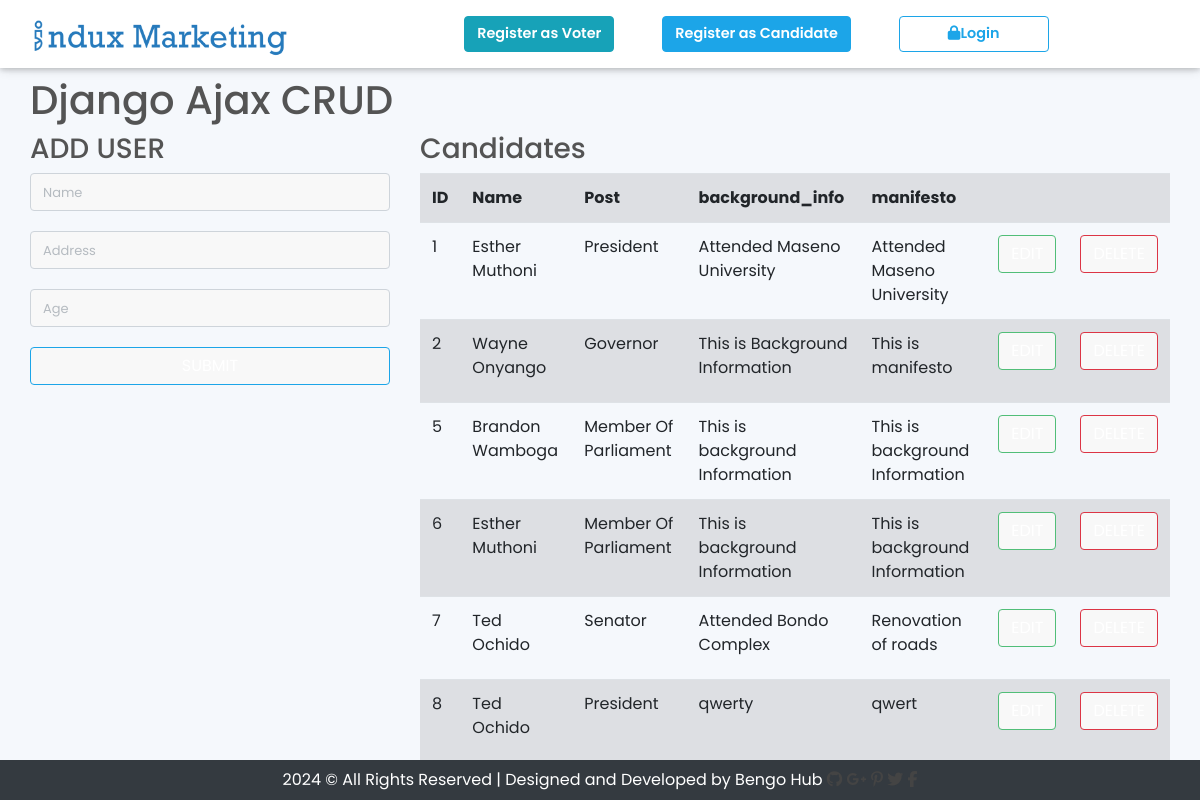
/crud/, run on an earlier commit of the app's database.
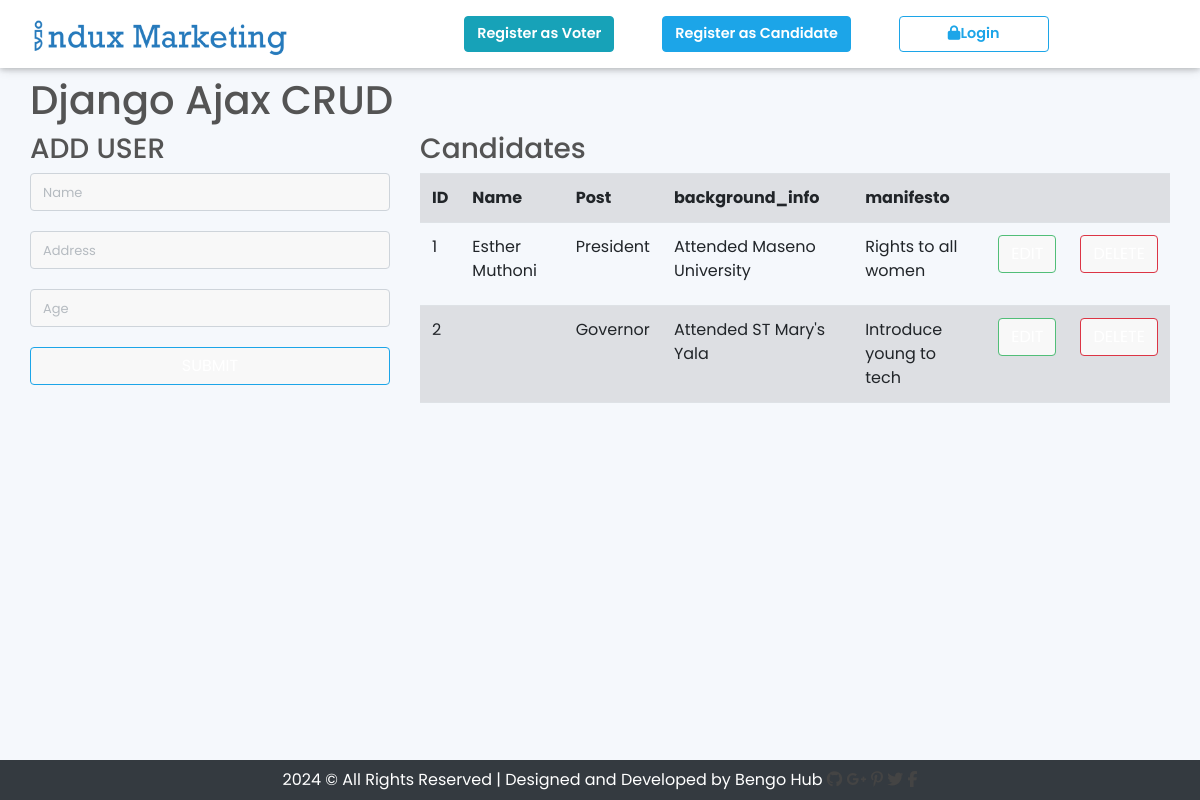
And on a later commit of the database.
### Accounts/models.py (models this page shows, shortened)
class Candidate(models.Model):
    user = models.ForeignKey(User, on_delete = models.CASCADE)
    post = models.ForeignKey("Post", on_delete=models.CASCADE, related_name="candidates")
    background_info = models.TextField()
    manifesto = models.TextField()
    photo = models.ImageField(upload_to = "Candidate/photo", null=True, blank=True)
    votes = models.ManyToManyField("Vote", blank=True)

class Post(models.Model):
    POST_CHOICES = (
        ("P", "President"),
        ("G", "Governor"),
        ("S", "Senator"),
        ("MP", "Member Of Parliament"),
    )
    title = models.CharField(max_length=100,choices=POST_CHOICES,verbose_name=('Post Vieing For:'),help_text='Select post')
    def __str__(self):
        return self.get_title_display()

### Accounts/views.py (the view)
# urls.py: path('crud/', CrudView.as_view(), name='crud_ajax'),
class CrudView(TemplateView):
    template_name = 'accounts/ajx.html'
    def get_context_data(self, **kwargs):
        context = super().get_context_data(**kwargs)
        context['users'] = Candidate.objects.all()
        return context

### Accounts/templates/accounts/ajx.html (shortened to what this page needs)
{% extends 'core/base.html' %}
{% load static %}
{% block content %}
<div class="container">
    <h1>Django Ajax CRUD</h1>
    <div class="row">
      <div class="col-md-4 ">
        <h3>ADD USER</h3>
        <form id="addUser" action="">
          <div class="form-group">
            <input class="form-control" type="text" name="name" placeholder="Name" required>
          </div>
          <div class="form-group">
            <input class="form-control" type="text" name="address" placeholder="Address" required>
          </div>
          <div class="form-group">
            <input class="form-control" type="number" name="age" min="10" max="100" placeholder="Age" required>
          </div>
          <button class="btn btn-primary form-control" type="submit">SUBMIT</button>
        </form>
      </div>
      <div class="col-md-8">
        <h3>Candidates</h3>
        <table id="userTable" class="table table-striped">
          <tr>
            <th>ID</th>
            <th>Name</th>
            <th>Post</th>
            <th>background_info</th>
            <th colspan="3">manifesto</th>
          </tr>
          {% for user in users %}
          <tr id="user-{{user.id}}">
              <td class="userName userData" name="name">{{user.id}}</td>
              <td class="userName userData" name="name">{{user.user.first_name}} {{user.user.last_name}}</td>
              <td class="userAddress userData" name="address">{{user.post}}</td>
              <td class="userAge userData" name="age">{{user.background_info}}</td>
              <td class="userAge userData" name="age">{{user.manifesto}}</td>
              <td align="center">
                  <button class="btn btn-success form-control" onClick="editUser({{user.id}})" data-toggle="modal" data-target="#myModal")">EDIT</button>
              </td>
              <td align="center">
                  <button class="btn btn-danger form-control" onClick="deleteUser({{user.id}})">DELETE</button>
              </td>
          </tr>
          {% endfor %}
        </table>
      </div>
    </div>
  </div>
{% endblock %}

What changed in the data, as far as the page shows it:
removed Candidate: id "5", user.first_name "Brandon", user.last_name "Wamboga", post "Member Of Parliament", background_info "This is background Information", manifesto "This is background Information"
removed Candidate: id "6", user.first_name "Esther", user.last_name "Muthoni", post "Member Of Parliament", background_info "This is background Information", manifesto "This is background Information"
removed Candidate: id "7", user.first_name "Ted", user.last_name "Ochido", post "Senator", background_info "Attended Bondo Complex", manifesto "Renovation of roads"
removed Candidate: id "8", user.first_name "Ted", user.last_name "Ochido", post "President", background_info "qwerty", manifesto "qwert"
changed Candidate "Attended Maseno University": manifesto "Attended Maseno University" → "Rights to all women"
changed Candidate "Governor": background_info "This is Background Information" → "Attended ST Mary's Yala"; manifesto "This is manifesto" → "Introduce young to tech"; user.first_name "Wayne" → (not shown); user.last_name "Onyango" → (not shown)
